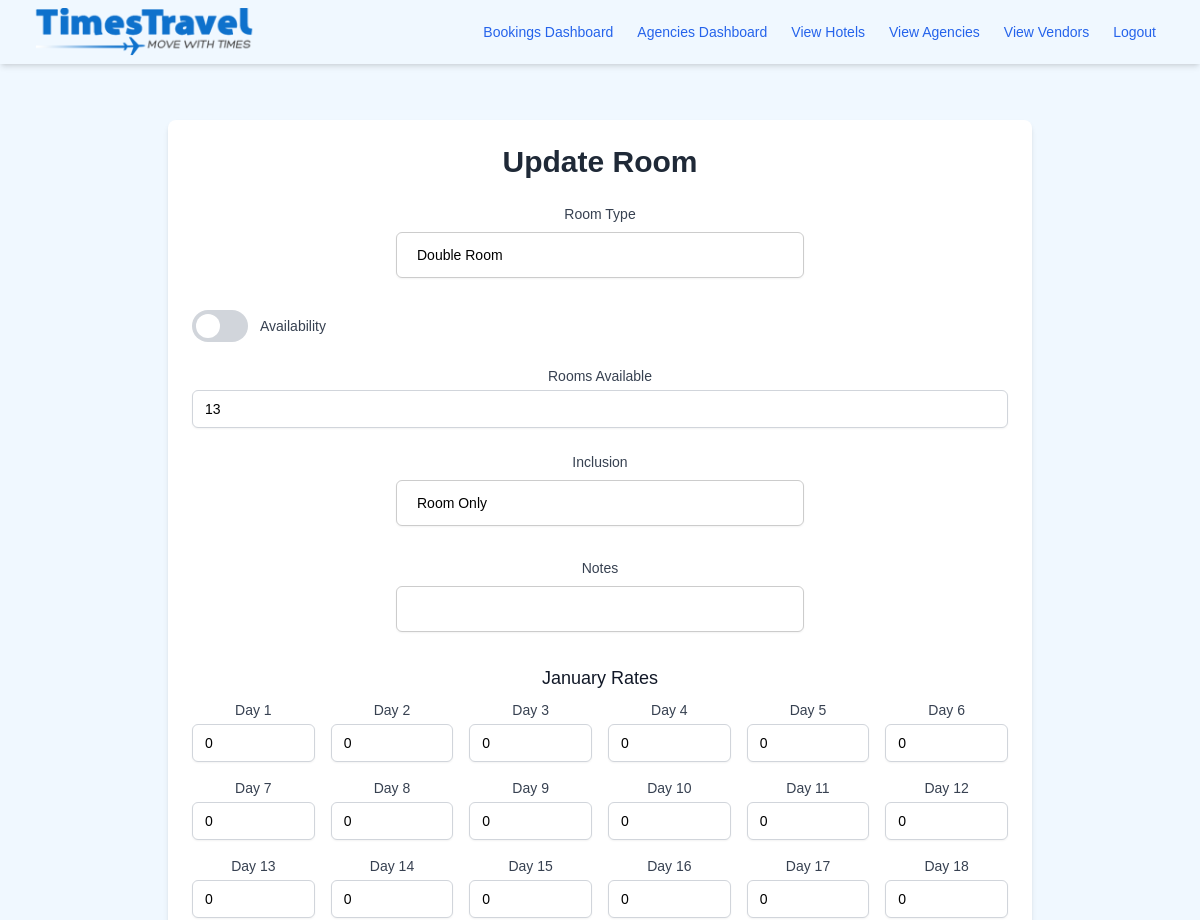
Page /hotels/1/rooms/1/update (signed in, upper part) on the earlier database version.
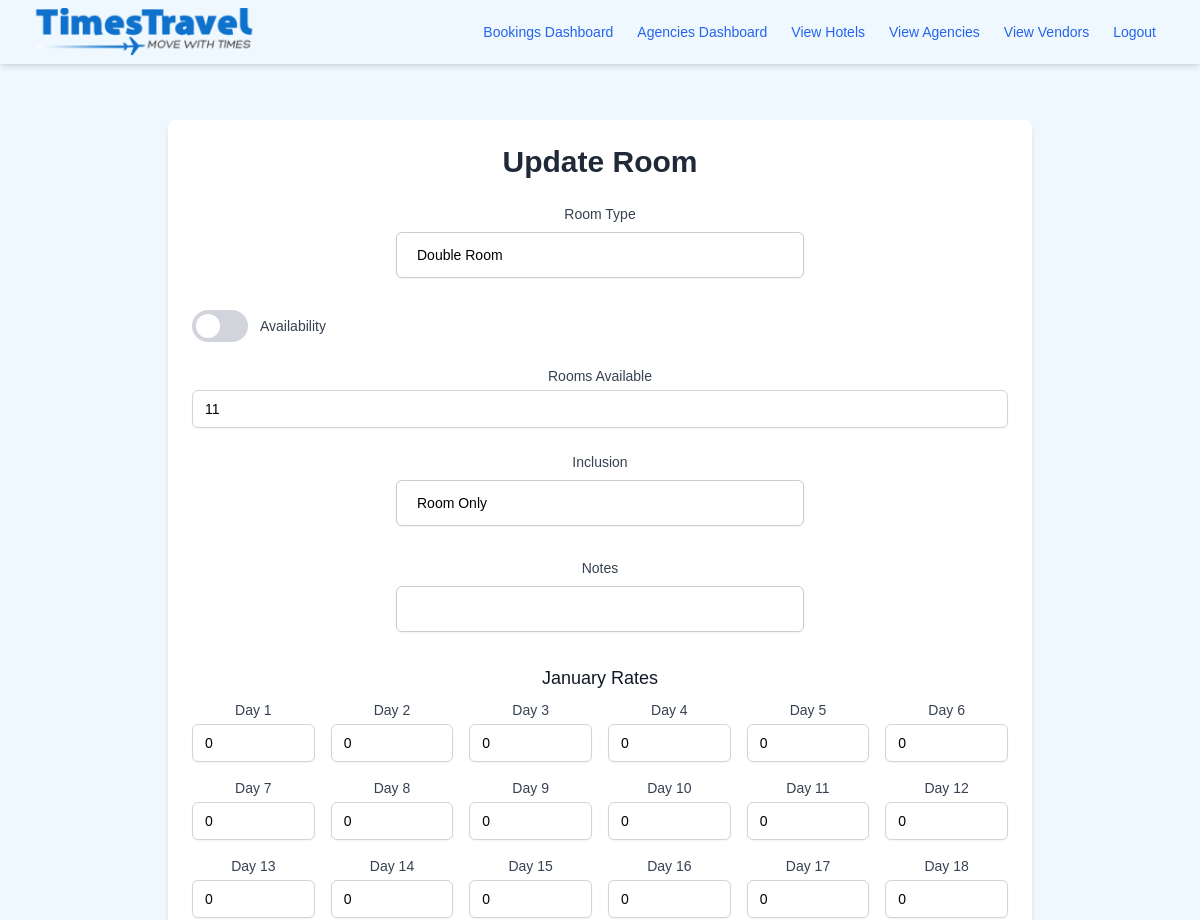
Same page on the later database version.
### app/models.py (models this page shows, shortened)
class Room(db.Model):
    __tablename__ = 'room'
    id = db.Column(db.Integer, primary_key=True)
    hotel_id = db.Column(db.Integer, db.ForeignKey('hotel.id'), nullable=False)
    type = db.Column(db.String(100), nullable=False)
    availability = db.Column(db.Boolean, nullable=False)
    rooms_available = db.Column(db.Integer, nullable=False)
    inclusion = db.Column(db.String(100))
    approval = db.Column(db.String(100))
    notes = db.Column(db.String(100))
    january_rates = db.Column(JSON, nullable=True)
    february_rates = db.Column(JSON, nullable=True)
    march_rates = db.Column(JSON, nullable=True)
    april_rates = db.Column(JSON, nullable=True)
    may_rates = db.Column(JSON, nullable=True)
    june_rates = db.Column(JSON, nullable=True)
    july_rates = db.Column(JSON, nullable=True)
    august_rates = db.Column(JSON, nullable=True)
    september_rates = db.Column(JSON, nullable=True)
    october_rates = db.Column(JSON, nullable=True)
    november_rates = db.Column(JSON, nullable=True)
    december_rates = db.Column(JSON, nullable=True)
    total_price = db.Column(db.Float, default=0)
    bookings = relationship('Booking', back_populates='room')  # Back reference to Booking

### app/routes/room_routes.py (the view, shortened to what this page needs)
@room_bp.route('/hotels/<int:hotel_id>/rooms/<int:room_id>/update', methods=['GET', 'POST'])
@login_required
@roles_required('super_admin', 'admin', 'data_entry')
def update_room(hotel_id, room_id):
    room = Room.query.get_or_404(room_id)
    form = UpdateRoomForm(obj=room)
    if request.method == 'GET':
        form.hotel_id.data = room.hotel_id
        form.type.data = room.type
        form.availability.data = room.availability
        form.rooms_available.data = room.rooms_available
        form.inclusion.data = room.inclusion
        form.notes.data = room.notes
        for month in ['january', 'february', 'march', 'april', 'may', 'june', 'july', 'august', 'september', 'october', 'november', 'december']:
            rates = getattr(room, f'{month}_rates')
            form_field = getattr(form, f'{month}_rates')
            for i, rate in enumerate(form_field):
                rate.process_data(rates.get(f'Day{i+1}', 0))
    return render_template('rooms/update_room.html', form=form, room=room)

### app/models.py (called while the page is built)
@login.user_loader
def load_user(id):
    return User.query.get(int(id))

### app/templates/rooms/update_room.html (shortened to what this page needs)
{% extends 'base.html' %}
{% block content %}
<div class="container mx-auto px-4 py-8 max-w-4xl">
    <div class="bg-white shadow-md rounded-lg p-6">
        <h2 class="text-3xl font-bold mb-6 text-gray-800 text-center">Update Room</h2>
        <form method="post" class="space-y-6">
            <div>
                {{ form.type.label(class="block text-sm font-medium text-gray-700") }}
                {{ form.type(class="mt-1 block w-full py-2 px-3 border border-gray-300 bg-white rounded-md shadow-sm focus:outline-none focus:ring-indigo-500 focus:border-indigo-500 sm:text-sm") }}
            </div>
            <div class="flex items-center">
                <label for="availability" class="flex items-center cursor-pointer">
                    <div class="relative">
                        <div class="block bg-gray-300 w-14 h-8 rounded-full"></div>
                        <div class="toggle-dot absolute left-1 top-1 bg-white w-6 h-6 rounded-full transition-transform duration-300 ease-in-out"></div>
                    </div>
                    <div class="ml-3 text-sm font-medium text-gray-700">Availability</div>
                </label>
            </div>
            <div>
                {{ form.rooms_available.label(class="block text-sm font-medium text-gray-700") }}
                {{ form.rooms_available(class="mt-1 block w-full py-2 px-3 border border-gray-300 bg-white rounded-md shadow-sm focus:outline-none focus:ring-indigo-500 focus:border-indigo-500 sm:text-sm") }}
            </div>
            <div>
                {{ form.inclusion.label(class="block text-sm font-medium text-gray-700") }}
                {{ form.inclusion(class="mt-1 block w-full py-2 px-3 border border-gray-300 bg-white rounded-md shadow-sm focus:outline-none focus:ring-indigo-500 focus:border-indigo-500 sm:text-sm") }}
            </div>
            <div>
                {{ form.notes.label(class="block text-sm font-medium text-gray-700") }}
                {{ form.notes(class="mt-1 block w-full py-2 px-3 border border-gray-300 bg-white rounded-md shadow-sm focus:outline-none focus:ring-indigo-500 focus:border-indigo-500 sm:text-sm") }}
            </div>
            <div class="space-y-6">
                {% for month_form in [form.january_rates, form.february_rates, form.march_rates, form.april_rates, form.may_rates, form.june_rates, form.july_rates, form.august_rates, form.september_rates, form.october_rates, form.november_rates, form.december_rates] %}
                <div>
                    <h3 class="text-lg font-medium text-gray-900 mb-2">{{ month_form.label.text }}</h3>
                    <div class="grid grid-cols-3 gap-4 sm:grid-cols-4 md:grid-cols-6">
                        {% for rate_field in month_form %}
                        <div>
                            <label class="block text-sm font-medium text-gray-700 mb-1">Day {{ loop.index }}</label>
                            {{ rate_field(class="mt-1 block w-full py-2 px-3 border border-gray-300 bg-white rounded-md shadow-sm focus:outline-none focus:ring-indigo-500 focus:border-indigo-500 sm:text-sm") }}
                        </div>
                        {% endfor %}
                    </div>
                </div>
                {% endfor %}
            </div>
        </form>
    </div>
</div>
{% endblock %}

Differences in the rows shown:
changed Room "Double Room": rooms_available "13" → "11"
